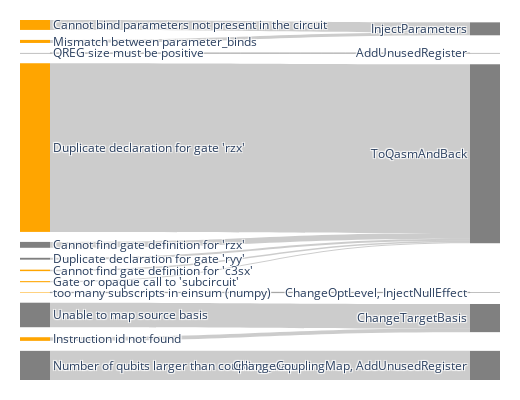

Notebook cell for this chart:
### Code cell
import plotly.graph_objects as go

crash_msg_true_bugs = list(df_bugs[df_bugs["status"] == "confirmed"]["crash_category"])

fig = go.Figure(data=[go.Sankey(
    node = dict(
      pad = 10,
      thickness = 30,
      line = dict(color = "black", width = 0),
      label = list(mapping_labels_to_node_ids.keys()),
      color = ["orange" if node_name in crash_msg_true_bugs else 'gray'
               for node_name in mapping_labels_to_node_ids.keys()]
    ),
    link = dict(
      target = df_crash_to_MR["mr_used"].map(mapping_labels_to_node_ids),
      source = df_crash_to_MR["crash_category"].map(mapping_labels_to_node_ids), # indices correspond to labels, eg A1, A2, A1, B1, ...
      value = df_crash_to_MR["count"]
  ))])

fig.update_layout(
    autosize=False,
    width=520,
    height=400,
    margin=dict(l=20, r=20, t=20, b=20)
)

fig.show()
fig.write_image(os.path.join(OUT_FOLDER, "RQ3_sankey_crash_to_MR.pdf"))

### Figure 1 — Plotly figure (JSON) as saved in the notebook; plotly's stock layout.template omitted (floating-point values rounded to 4 significant figures)
{"data": [{"link": {"source": [16, 19, 20, 10, 12, 18, 15, 6, 9, 11, 17, 0], "target": [2, 4, 4, 4, 4, 4, 8, 2, 13, 3, 8, 7], "value": [101, 15, 60, 19, 1719, 11, 37, 31, 297, 3, 250, 5]}, "node": {"color": ["orange", "gray", "gray", "gray", "gray", "gray", "orange", "gray", "gray", "gray", "gray", "gray", "orange", "gray", "orange", "orange", "orange", "gray", "orange", "orange", "gray"], "label": ["too many subscripts in einsum (numpy)", "false positive", "InjectParameters", "AddUnusedRegister", "ToQasmAndBack", "confirmed", "Mismatch between parameter_binds", "ChangeOptLevel, InjectNullEffect", "ChangeTargetBasis", "Number of qubits larger than coupling_map", "Duplicate declaration for gate 'ryy'", "QREG size must be positive", "Duplicate declaration for gate 'rzx'", "ChangeCouplingMap, AddUnusedRegister", "-", "Instruction id not found", "Cannot bind parameters not present in the circuit", "Unable to map source basis", "Gate or opaque call to 'subcircuit'", "Cannot find gate definition for 'c3sx'", "Cannot find gate definition for 'rzx'"], "line": {"color": "black", "width": 0}, "pad": 10, "thickness": 30}, "type": "sankey"}], "layout": {"autosize": false, "height": 400, "margin": {"b": 20, "l": 20, "r": 20, "t": 20}, "width": 520}}
